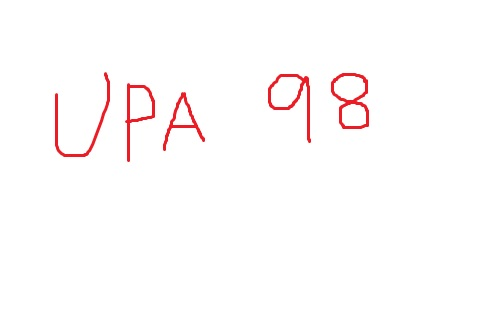
%> input picture Image_processing/extract alphanumerals from BW/input.jpg, 500 x 333 px
$ octave blue.m   (GNU Octave 9; MATLAB toolbox functions it lacks are replaced by stand-ins)
%> lines starting %> are read from the running program, lines starting %| are printed output that depends on the picture
%animage11.m: Write a program to change the color of image to bluish
clc;
close all;
clear all;
file1=input('\nEnter Input Image File Name=','s');
%> the answer given: ../../Image_processing/extract alphanumerals from BW/input.jpg
file2=input('Enter Output Image File Name=','s');
%> the answer given: out.png
x=imread(file1);
%> x is the input picture: size 333x500x3 uint8; mean R, G, B 254.2, 251.5, 251.6
[r,c,d]=size(x);
%> r = 333; c = 500; d = 3
x(1:r,1:c,1)=0;
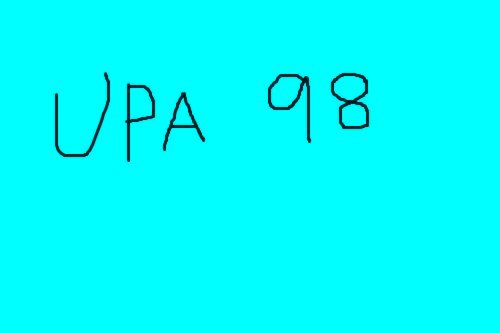
%> x: size 333x500x3 uint8; mean R, G, B 0, 251.5, 251.6
x(1:r,1:c,2)=0;
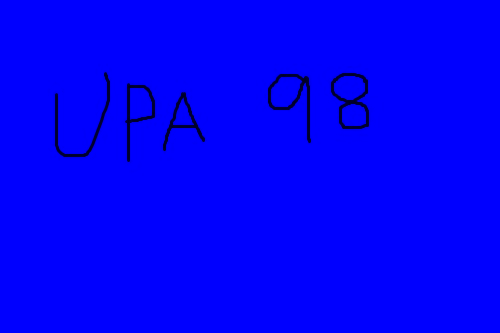
%> x: size 333x500x3 uint8; mean R, G, B 0, 0, 251.6
imshow(x);
imwrite(x,file2);
%End of program
